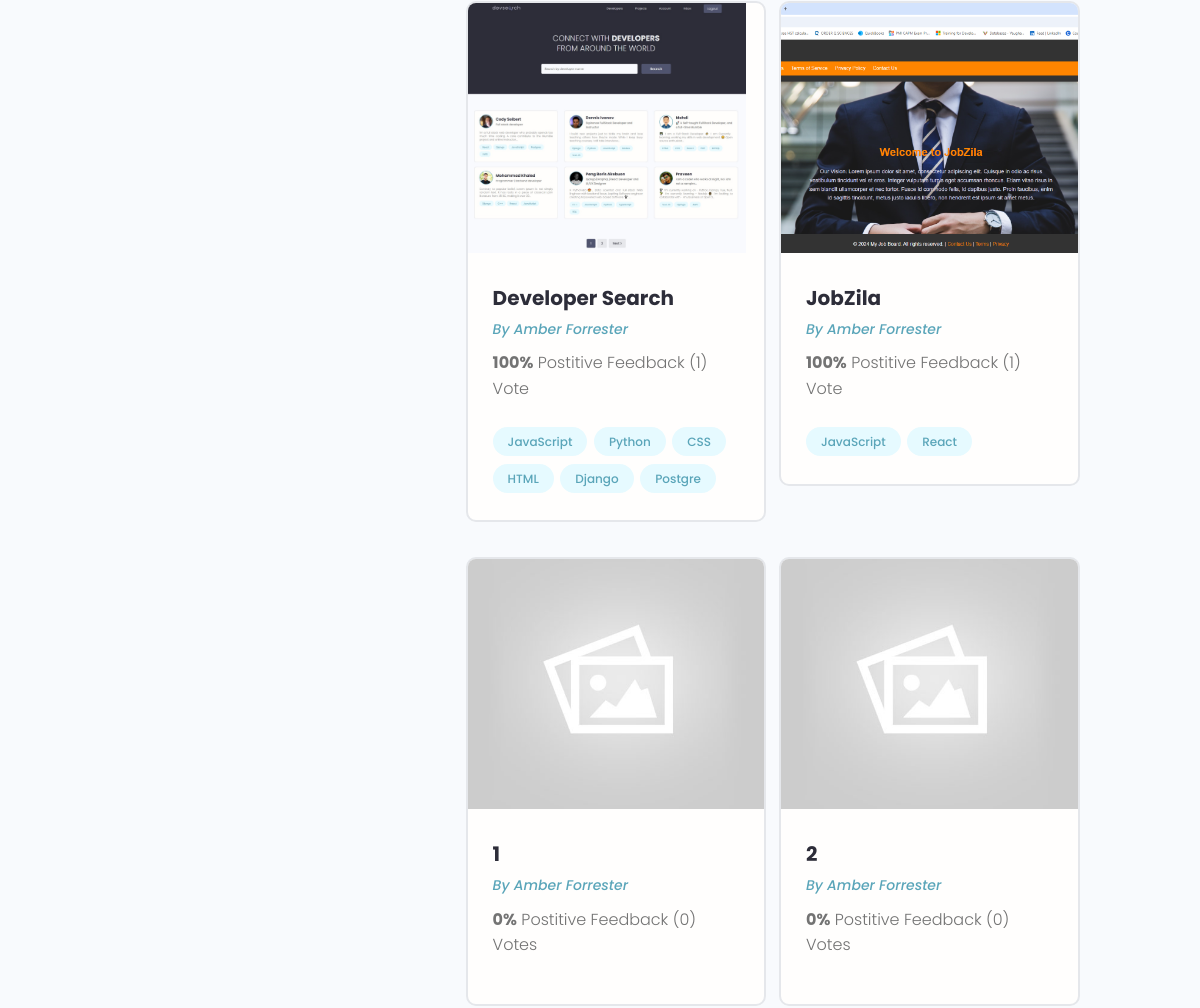
The page /profile/95ff4cc4-5dfb-4760-8259-c2f0abc00f63/ (middle part) on the database as committed earlier.
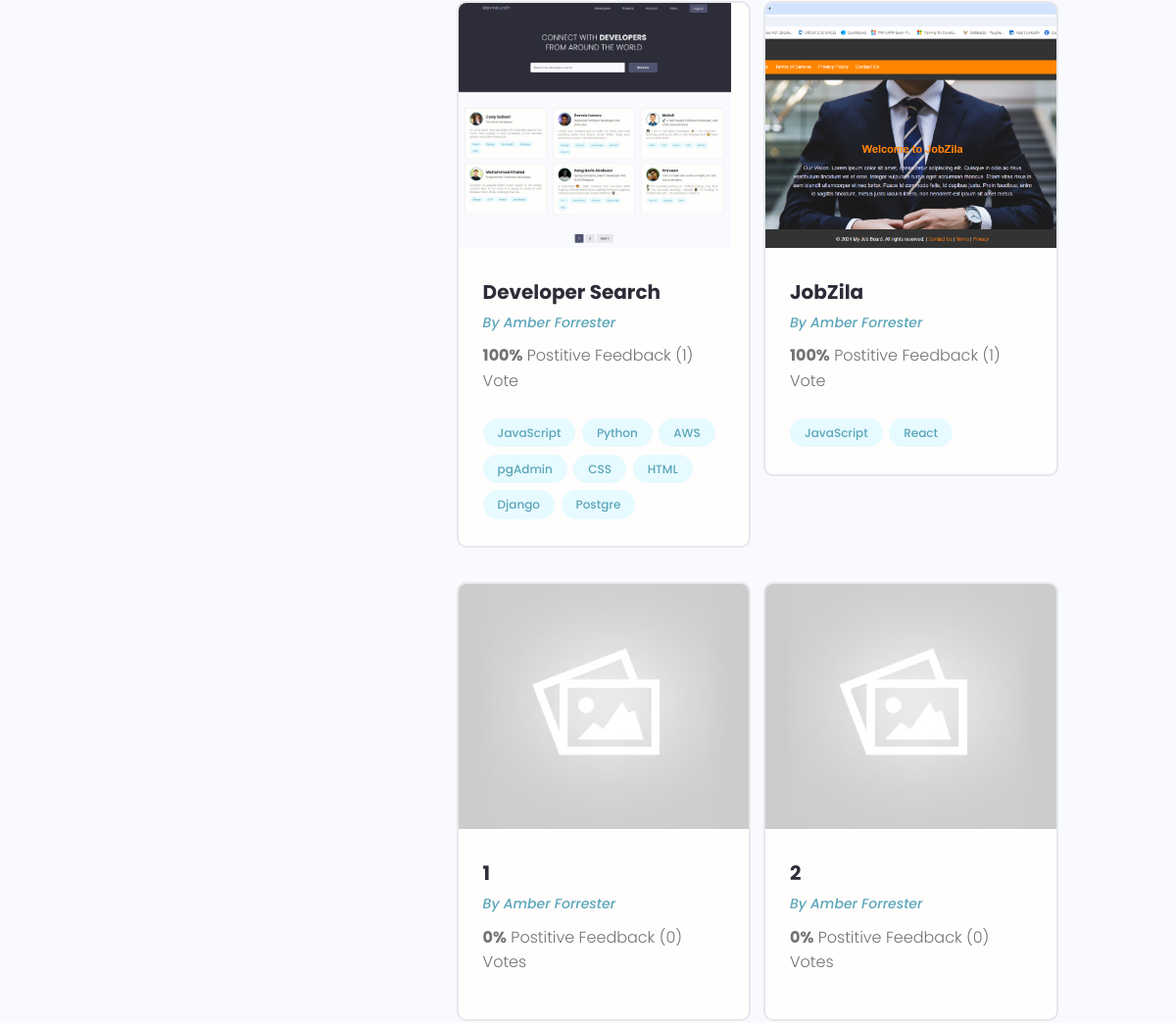
The same page on the database as committed later.
### projects/models.py (models this page shows, shortened)
class Project(models.Model):
    owner = models.ForeignKey(Profile, null=True, blank=True,
                              on_delete=models.CASCADE)
    title = models.CharField(max_length=200)
    description = models.TextField(null=True, blank=True)
    featured_image = models.ImageField(null=True, blank=True, default='default.jpg')
    demo_link = models.CharField(max_length=2000, null=True, blank=True)
    source_link = models.CharField(max_length=2000, null=True, blank=True)
    tags = models.ManyToManyField('Tag', blank=True)
    vote_total = models.IntegerField(default=0, null=True, blank=True)
    vote_ratio = models.IntegerField(default=0, null=True, blank=True)
    created = models.DateTimeField(auto_now_add=True)
    id = models.UUIDField(default=uuid.uuid4, unique=True,
                          primary_key=True, editable=False)
    class Meta:
        ordering = ['-vote_ratio','-vote_total', 'title']
    @property
    def imageURL(self):
        try:
            url = self.featured_image.url
        except:
            url = 'http://127.0.0.1:8000/images/default.jpg'
        return url

class Tag(models.Model):
    name = models.CharField(max_length=200)
    created = models.DateTimeField(auto_now_add=True)
    id = models.UUIDField(default=uuid.uuid4, unique=True,
                          primary_key=True, editable=False)
    def __str__(self):
        return self.name

### users/models.py (models this page shows, shortened)
class Profile(models.Model):
    user = models.OneToOneField(
        User, on_delete=models.CASCADE, null=True, blank=True)
    name = models.CharField(max_length=200, null=True, blank=True)
    email = models.EmailField(max_length=500, null=True, blank=True)
    username = models.CharField(max_length=200, null=True, blank=True)
    location = models.CharField(max_length=200, null=True, blank=True)
    short_intro = models.CharField(max_length=200, null=True, blank=True)
    bio = models.TextField(null=True, blank=True)
    profile_image = models.ImageField(null=True, blank=True, upload_to='profiles/',
        default="profiles/user-default.png")
    social_github = models.CharField(max_length=200, null=True, blank=True)
    social_twitter = models.CharField(max_length=200, null=True, blank=True)
    social_linkedin = models.CharField(max_length=200, null=True, blank=True)
    social_youtube = models.CharField(max_length=200, null=True, blank=True)
    social_website = models.CharField(max_length=200, null=True, blank=True)
    created = models.DateTimeField(auto_now_add=True)
    id = models.UUIDField(default=uuid.uuid4, unique=True,
                          primary_key=True, editable=False)
    class Meta:
        ordering = ['created']

### users/views.py (the view)
# urls.py: path('profile/<str:pk>/', views.userProfile, name='user-profile'),
def userProfile(request, pk):
    profile = Profile.objects.get(id=pk)
    topSkills = profile.skill_set.exclude(description__exact="")
    otherSkills = profile.skill_set.filter(description="")
    context = {'profile': profile, 'topSkills': topSkills, 'otherSkills': otherSkills}
    return render(request, 'users/user-profile.html', context)

### users/models.py (called while the page is built)
    def __str__(self):
        return str(self.name)

### users/templates/users/user-profile.html (shortened to what this page needs)
{% extends 'main.html' %}
{% block content %}
<main class="profile my-md">
    <div class="container">
        <div class="layout">
            <div class="column column--1of3">
            </div>
            <div class="column column--2of3">
                <div class="devInfo">
                    <div class="grid grid--two">
                        {% for project in profile.project_set.all %}
                        <div class="column">
                            <div class="card project">
                                <a href="{% url 'project' project.id %}" class="project">
                                    <img class="project__thumbnail" src="{{project.imageURL}}" alt="project thumbnail"/>
                                    <div class="card__body">
                                        <h3 class="project__title">{{ project.title }}</h3>
                                        <p><a class="project__author" href="{% url 'user-profile' project.owner.id %}">By {{ project.owner.name }}</a></p>
                                        <p class="project--rating">
                                            <span style="font-weight: bold;">{{project.vote_ratio}}%</span> Postitive
                                            Feedback ({{project.vote_total}}) Vote{{project.vote_total|pluralize:"s"}}
                                        </p>
                                        <div class="project__tags">
                                            {% for tag in project.tags.all %}
                                            <span class="tag tag--pill tag--main">
                                                <small>{{tag}}</small>
                                            </span>
                                            {% endfor %}
                                        </div>
                                    </div>
                                </a>
                            </div>
                        </div>
                        {% endfor %}
                    </div>
                </div>
            </div>
        </div>
    </div>
</main>
{% endblock content %}

Rows that differ between the two databases and show on the page:
changed Project "Developer Search": gains Tag (name "AWS")
added Tag: name "pgAdmin", shown under Project "Developer Search"
